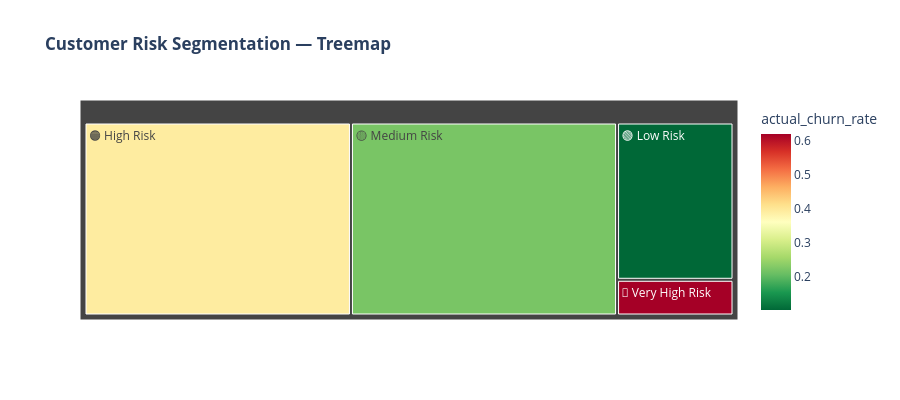

Here is the notebook cell this chart was saved with:
### Markdown cell above
## 10. 💼 Business Insights & Recommendations

### Code cell
# ============================================================
# CELL 25: CUSTOMER RISK SEGMENTATION
# ============================================================
# Apply best threshold from business analysis
test_df_results = df.iloc[X_test.index].copy() if hasattr(X_test, 'index') else df.sample(len(y_test), random_state=SEED).copy()
test_df_results = pd.DataFrame(X_test, columns=X.columns).copy()
test_df_results['actual_churn'] = y_test.values
test_df_results['churn_prob'] = results['Ensemble (Weighted Avg)']['prob_test']

# Risk segments
def segment(prob):
    if prob >= 0.7:   return '🔴 Very High Risk'
    elif prob >= 0.5: return '🟠 High Risk'
    elif prob >= 0.3: return '🟡 Medium Risk'
    else:             return '🟢 Low Risk'

test_df_results['risk_segment'] = test_df_results['churn_prob'].apply(segment)

segment_analysis = test_df_results.groupby('risk_segment').agg(
    count=('actual_churn', 'count'),
    actual_churn_rate=('actual_churn', 'mean'),
    avg_churn_prob=('churn_prob', 'mean')
).reset_index()
segment_analysis['pct_of_base'] = segment_analysis['count'] / segment_analysis['count'].sum()

print('🎯 Customer Risk Segmentation:')
display(segment_analysis.style
    .background_gradient(subset=['actual_churn_rate'], cmap='RdYlGn_r')
    .format({'actual_churn_rate': '{:.1%}', 'avg_churn_prob': '{:.1%}', 'pct_of_base': '{:.1%}'})
    .set_caption('Risk Segment Analysis on Test Set'))

# Visualization
fig = px.treemap(
    segment_analysis,
    path=['risk_segment'],
    values='count',
    color='actual_churn_rate',
    color_continuous_scale='RdYlGn_r',
    title='<b>Customer Risk Segmentation — Treemap</b>',
    hover_data=['actual_churn_rate', 'avg_churn_prob']
)
fig.update_layout(height=400, template='plotly_white')
fig.show()

### Figure 1 — Plotly figure (JSON) as saved in the notebook; plotly's stock layout.template omitted (floating-point values rounded to 4 significant figures)
{"data": [{"branchvalues": "total", "customdata": [[0.6195, "0.7536258456558288"], [0.3927, "0.5781452812738137"], [0.2224, "0.4131394977981334"], [0.1038, "0.2364464296892137"]], "domain": {"x": [0.0, 1.0], "y": [0.0, 1.0]}, "hovertemplate": "labels=%{label}<br>count=%{value}<br>parent=%{parent}<br>id=%{id}<br>actual_churn_rate=%{color}<br>avg_churn_prob=%{customdata[1]}<extra></extra>", "ids": ["🔴 Very High Risk", "🟠 High Risk", "🟡 Medium Risk", "🟢 Low Risk"], "labels": ["🔴 Very High Risk", "🟠 High Risk", "🟡 Medium Risk", "🟢 Low Risk"], "marker": {"coloraxis": "coloraxis", "colors": [0.6195, 0.3927, 0.2224, 0.1038]}, "name": "", "parents": ["", "", "", ""], "type": "treemap", "values": [339.0, 4192.0, 4186.0, 1493.0]}], "layout": {"coloraxis": {"colorbar": {"title": {"text": "actual_churn_rate"}}, "colorscale": [[0.0, "rgb(0,104,55)"], [0.1, "rgb(26,152,80)"], [0.2, "rgb(102,189,99)"], [0.3, "rgb(166,217,106)"], [0.4, "rgb(217,239,139)"], [0.5, "rgb(255,255,191)"], [0.6, "rgb(254,224,139)"], [0.7, "rgb(253,174,97)"], [0.8, "rgb(244,109,67)"], [0.9, "rgb(215,48,39)"], [1.0, "rgb(165,0,38)"]]}, "height": 400, "legend": {"tracegroupgap": 0}, "title": {"text": "<b>Customer Risk Segmentation — Treemap</b>"}}}
